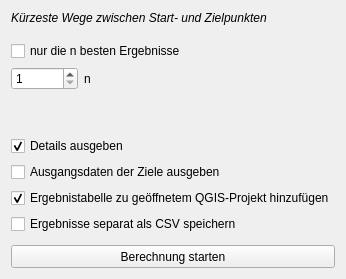
        <widget class="QWidget" name="orig_dest_calc_tab">
         <attribute name="title">
          <string>Routensuche</string>
         </attribute>
         <attribute name="toolTip">
          <string>Routing zwischen Quellen und Zielen (Ankunft oder Abfahrt)</string>
         </attribute>
         <layout class="QGridLayout" name="gridLayout_2">
          <item row="12" column="0" colspan="3">
           <widget class="QPushButton" name="start_orig_dest_button">
            <property name="minimumSize">
             <size>
              <width>0</width>
              <height>23</height>
             </size>
            </property>
            <property name="toolTip">
             <string>Berechnungen starten</string>
            </property>
            <property name="text">
             <string>Berechnung starten</string>
            </property>
            <property name="checkable">
             <bool>false</bool>
            </property>
           </widget>
          </item>
          <item row="0" column="0" colspan="3">
           <widget class="QLabel" name="label_26">
            <property name="font">
             <font>
              <weight>50</weight>
              <italic>true</italic>
              <bold>false</bold>
              <underline>false</underline>
             </font>
            </property>
            <property name="text">
             <string>Kürzeste Wege zwischen Start- und Zielpunkten</string>
            </property>
           </widget>
          </item>
          <item row="3" column="0" colspan="3">
           <layout class="QHBoxLayout" name="horizontalLayout_2">
            <item>
             <widget class="QSpinBox" name="bestof_edit">
              <property name="toolTip">
               <string>nur die n besten Ergebnisse je Quelle werden ausgegeben</string>
              </property>
              <property name="minimum">
               <number>1</number>
              </property>
              <property name="maximum">
               <number>999999</number>
              </property>
             </widget>
            </item>
            <item>
             <widget class="QLabel" name="label_24">
              <property name="text">
               <string>n</string>
              </property>
             </widget>
            </item>
            <item>
             <spacer name="horizontalSpacer_2">
              <property name="orientation">
               <enum>Qt::Horizontal</enum>
              </property>
              <property name="sizeHint" stdset="0">
               <size>
                <width>40</width>
                <height>20</height>
               </size>
              </property>
             </spacer>
            </item>
           </layout>
          </item>
          <item row="2" column="0" colspan="3">
           <widget class="QCheckBox" name="bestof_check">
            <property name="toolTip">
             <string>nur die n besten Ergebnisse je Quelle werden ausgegeben</string>
            </property>
            <property name="text">
             <string>nur die n besten Ergebnisse</string>
            </property>
           </widget>
          </item>
          <item row="5" column="0" colspan="3">
           <widget class="QCheckBox" name="details_check">
            <property name="toolTip">
             <string>zeigt Routendetails in den Ergebnissen an (inkl. Start-, Endzeiten etc.) -&gt; benötigt mehr Rechenzeit</string>
            </property>
            <property name="text">
             <string>Details ausgeben</string>
            </property>
            <property name="checked">
             <bool>true</bool>
            </property>
           </widget>
          </item>
          <item row="6" column="0" colspan="3">
           <widget class="QCheckBox" name="dest_data_check">
            <property name="toolTip">
             <string>zeigt alle Spalten des Ziellayers mit zugeordneten Daten in den Ergebnissen an</string>
            </property>
            <property name="text">
             <string>Ausgangsdaten der Ziele ausgeben</string>
            </property>
           </widget>
          </item>
          <item row="7" column="0" colspan="3">
           <widget class="QCheckBox" name="orig_dest_add_check">
            <property name="toolTip">
             <string>Ergebnisse werden als Layer zum geöffneten QGIS-Projekt hinzugefügt 
ACHTUNG: wenn die Ergebnisse nicht separat gespeichert werden, besteht nur Verknüpfung zu einer temporären Datei!</string>
            </property>
            <property name="text">
             <string>Ergebnistabelle zu geöffnetem QGIS-Projekt hinzufügen</string>
            </property>
            <property name="checked">
             <bool>true</bool>
            </property>
           </widget>
          </item>
          <item row="9" column="0" colspan="3">
           <widget class="QCheckBox" name="orig_dest_csv_check">
            <property name="toolTip">
             <string>Ergebnisse werden separat am gewählten Ort gespeichert (inkl. xml mit den genutzten Einstellungen im selben Ordner!)</string>
            </property>
            <property name="text">
             <string>Ergebnisse separat als CSV speichern</string>
            </property>
           </widget>
          </item>
          <item row="11" column="0" colspan="3">
           <spacer name="verticalSpacer_8">
            <property name="orientation">
             <enum>Qt::Vertical</enum>
            </property>
            <property name="sizeType">
             <enum>QSizePolicy::Fixed</enum>
            </property>
            <property name="sizeHint" stdset="0">
             <size>
              <width>20</width>
              <height>5</height>
             </size>
            </property>
           </spacer>
          </item>
          <item row="4" column="0" colspan="3">
           <spacer name="verticalSpacer_4">
            <property name="orientation">
             <enum>Qt::Vertical</enum>
            </property>
            <property name="sizeHint" stdset="0">
             <size>
              <width>20</width>
              <height>40</height>
             </size>
            </property>
           </spacer>
          </item>
          <item row="1" column="0" colspan="3">
           <spacer name="verticalSpacer_20">
            <property name="orientation">
             <enum>Qt::Vertical</enum>
            </property>
            <property name="sizeType">
             <enum>QSizePolicy::Fixed</enum>
            </property>
            <property name="sizeHint" stdset="0">
             <size>
              <width>20</width>
              <height>10</height>
             </size>
            </property>
           </spacer>
          </item>
         </layout>
        </widget>
